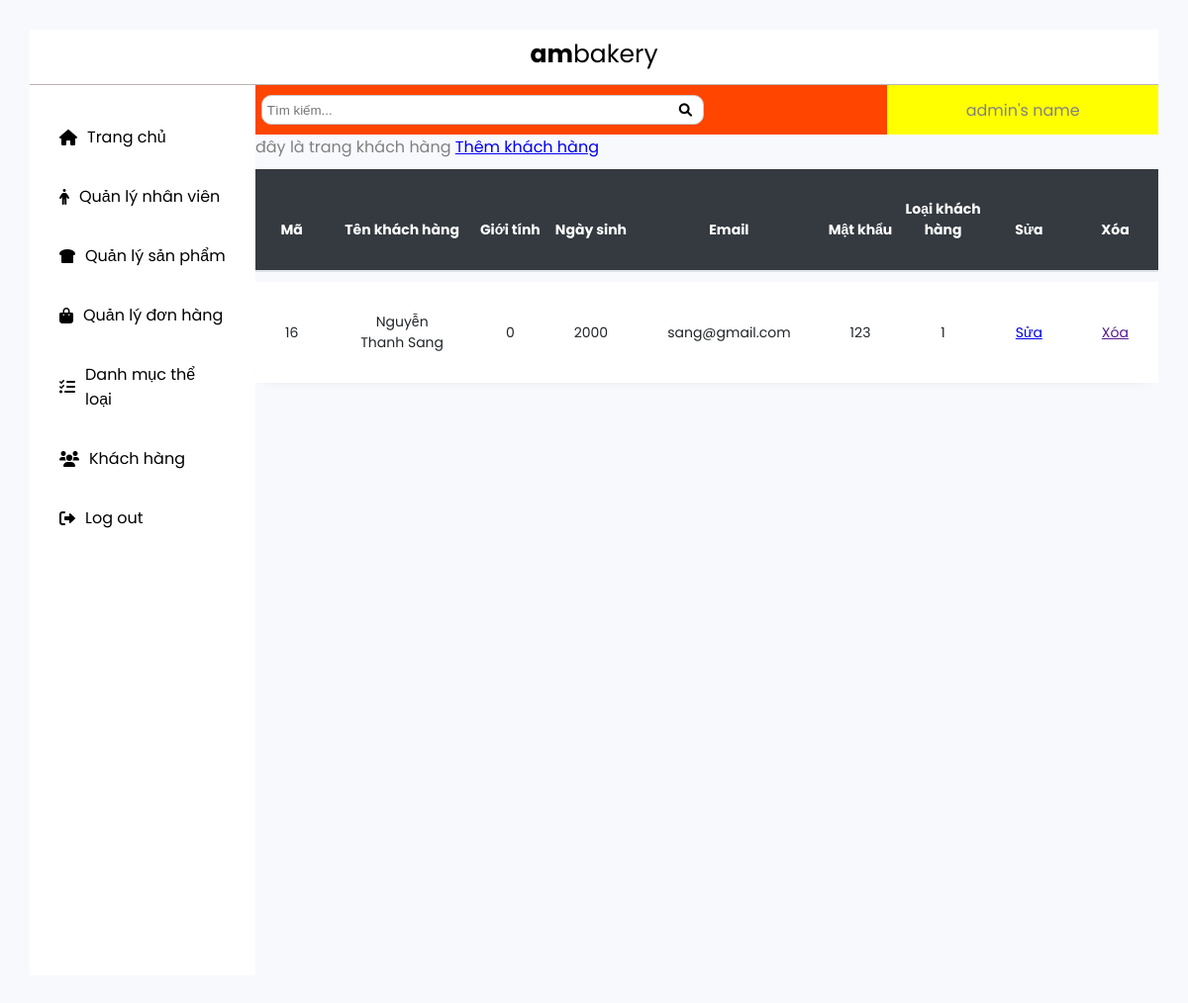
Page /admin/dashboard_quanly/khachhang/ql_khachhang.php on the earlier database version.
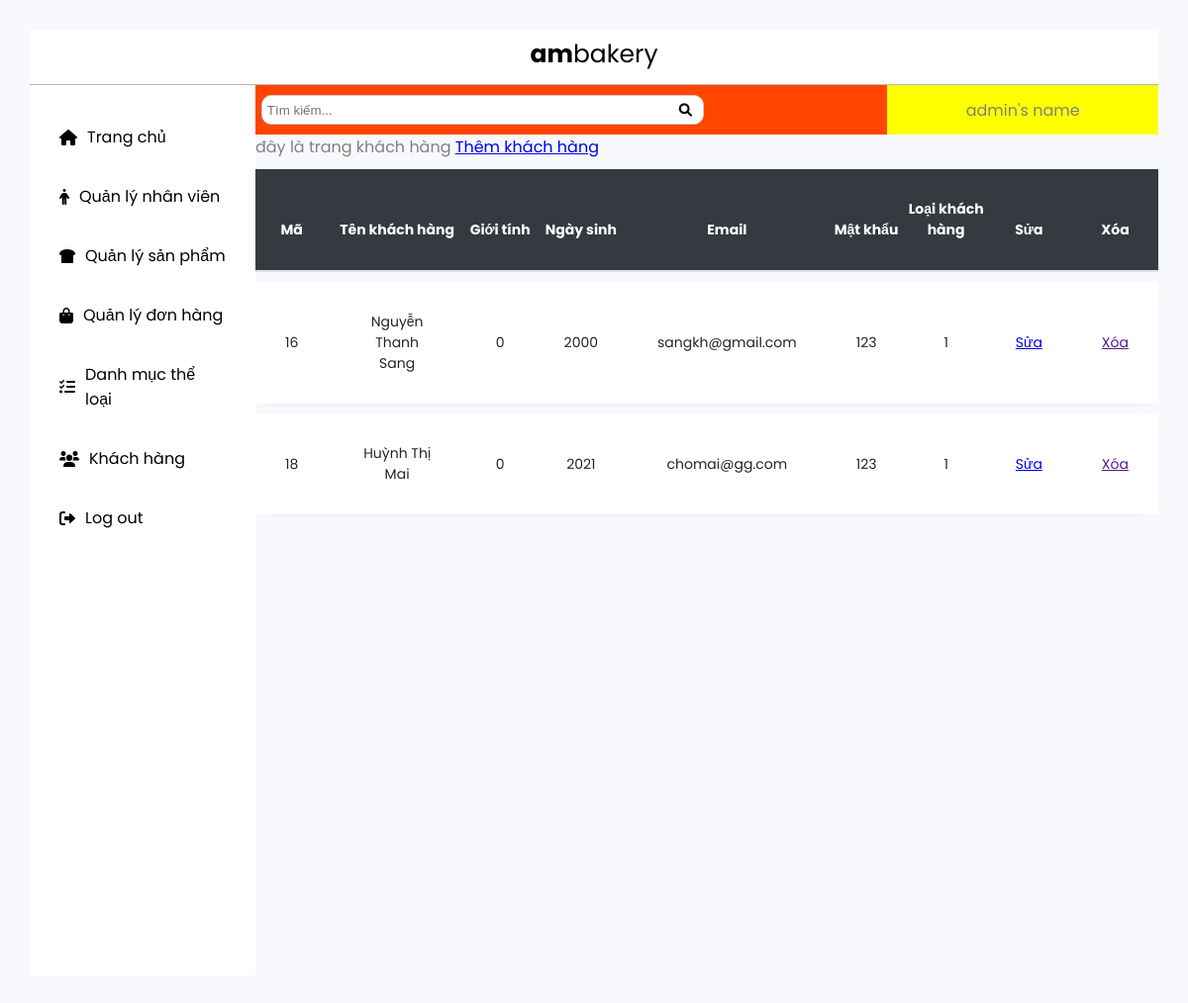
Same page on the later database version.
### tables this page shows
CREATE TABLE `khach_hang` (
  `ma` int(11) NOT NULL,
  `ten` varchar(100) NOT NULL,
  `gioi_tinh` tinyint(1) NOT NULL,
  `ngay_sinh` int(11) NOT NULL,
  `email` varchar(100) NOT NULL,
  `mat_khau` varchar(50) NOT NULL,
  `cap_do` int(11) NOT NULL
);

### admin/dashboard_quanly/khachhang/ql_khachhang.php (the view, shortened to what this page needs)
<!DOCTYPE html>
<html>
<head>
	<link rel="stylesheet" type="text/css" href="../css/dashboard.css">
	<link rel="stylesheet" href="https://cdnjs.cloudflare.com/ajax/libs/font-awesome/6.0.0-beta3/css/all.min.css" />
</head>
<body>
	<header>
		<div id="header">
			<a href="#" class="header__logo" >
				<span><b>am</b>bakery</span>
			</a>
		</div>
	</header>
	<div class="container">
		<div class="sidebar">
			<ul class="nav__list">
				<li class="nav__list--item">
					<a href="../index.php">
						<i class="fas fa-home nav__icon"></i>
						<span>Trang chủ</span>
					</a>
				</li>
				<li class="nav__list--item">
					<a href="../nhanvien/ql_nhanvien.php">
						<i class="fas fa-male nav__icon"></i>
						<span>Quản lý nhân viên</span>
					</a>
				</li>
				<li class="nav__list--item">
					<a href="../sanpham/ql_sanpham.php">
						<i class="fas fa-bread-slice nav__icon"></i>
						<span>Quản lý sản phẩm</span>
					</a>
				</li>
				<li class="nav__list--item">
					<a href="../ql_donhang.php">
						<i class="fas fa-shopping-bag nav__icon"></i>
						<span>Quản lý đơn hàng</span>
					</a>
				</li>
				<li class="nav__list--item">
					<a href="../theloai/ql_theloai.php">
						<i class="fas fa-tasks nav__icon"></i>
						<span>Danh mục thể loại</span>
					</a>
				</li>
				<li class="nav__list--item">
					<a href="ql_khachhang.php">
						<i class="fas fa-users nav__icon"></i>
						<span>Khách hàng</span>
					</a>
				</li>
				<li class="nav__list--item">
					<a href="../../login.php">
						<i class="fas fa-sign-out-alt nav__icon"></i>
						<span>Log out</span>
					</a>
				</li>
			</ul>
		</div>
		<main >
			<div class="main_top">
				<div class="main_top_left">
					<form>
						<input type="search" placeholder="Tìm kiếm..." name="tim_kiem">
						<button type="submit"><i class="fa fa-search"></i></button>
					</form>
				</div>
				<div class="main_top_right">
					admin's name
				</div>
			</div>
			<div class="main_content">
				đây là trang khách hàng
				<a href="form_them_khachhang.php">Thêm khách hàng</a>
				<?php
				include  '../../connect.php' ;
				$sql = "select * from khach_hang";
				$result= mysqli_query($connect, $sql);
				?>
				<table border="1" width="100%">
					<thead class="thead-dark">
					<tr>
						<th>
							Mã
						</th>
						<th>
							Tên khách hàng
						</th>
						<th>
							Giới tính
						</th>
						<th>
							Ngày sinh
						</th>
						<th>
							Email
						</th>
						<th>
							Mật khẩu
						</th>
						<th>
							Loại khách hàng
						</th>
						<th>
							Sửa
						</th>
						<th>
							Xóa
						</th>
					</tr>
					</thead>
					<tbody>
					<?php foreach ($result as $tung_khach_hang) { ?>
						<tr>
						<td>
							<?php echo $tung_khach_hang['ma'] ?>
						</td>
						<td>
							<?php echo $tung_khach_hang['ten'] ?>
						</td>
						<td>
							<?php echo $tung_khach_hang['gioi_tinh'] ?>
						</td>
						<td>
							<?php echo $tung_khach_hang['ngay_sinh'] ?>
						</td>
						<td>
							<?php echo $tung_khach_hang['email'] ?>
						</td>
						<td>
							<?php echo $tung_khach_hang['mat_khau'] ?>
						</td>
						<td>
							<?php echo $tung_khach_hang['cap_do'] ?>
						</td>
						<td>
							<a href="form_sua_khachhang.php?ma=<?php echo $tung_khach_hang['ma'] ?>">Sửa</a>
						</td>
						<td>
							<a href="">Xóa</a>
						</td>
					</tr>
					<?php } ?>
					</tbody>
				</table>
			</div>
		</main>
	</div>
</body>
</html>

Differences in the rows shown:
changed khach_hang "Nguyễn Thanh Sang": email "sang@gmail.com" → "sangkh@gmail.com"
added khach_hang: ma "18", ten "Huỳnh Thị Mai", gioi_tinh "0", ngay_sinh "2021", email "chomai@gg.com", mat_khau "123", cap_do "1"
